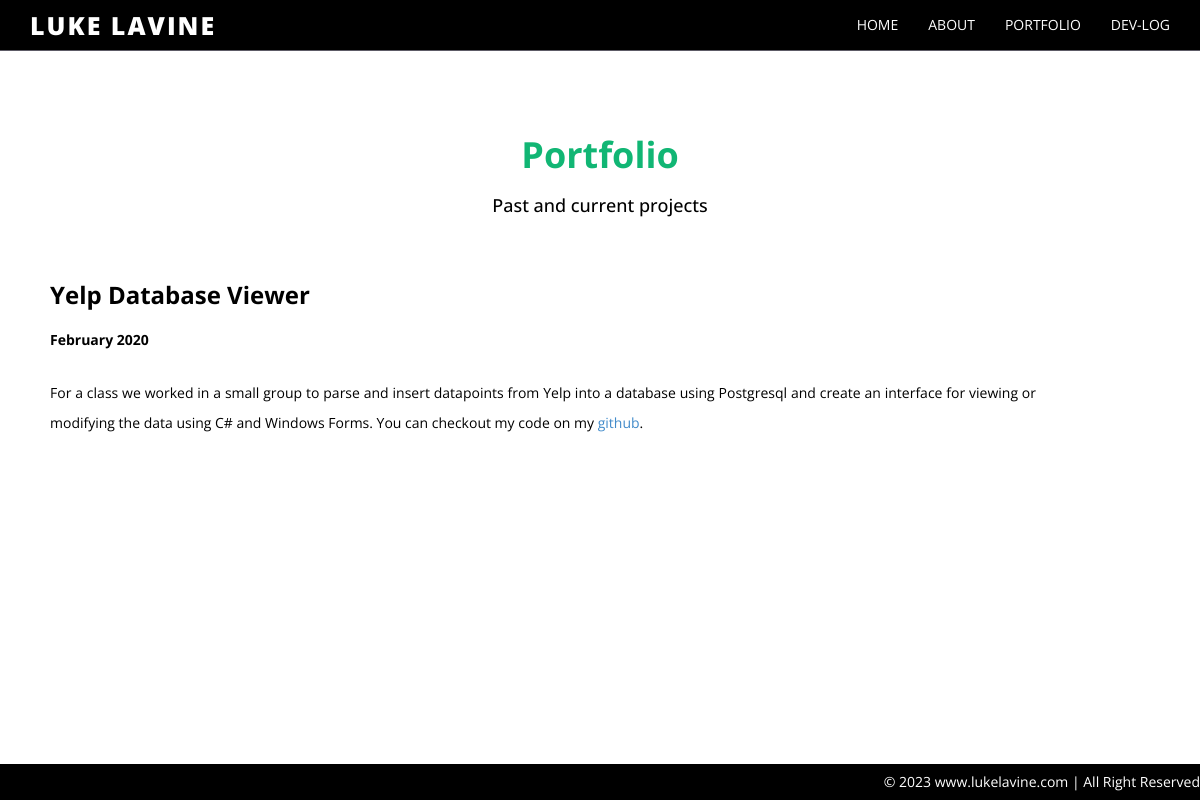
The page /portfolio/5/ on the database its author committed.
### portfolio/models.py (models this page shows)
class PortfolioEntry(models.Model):
	id = models.IntegerField(primary_key=True)
	title = models.CharField(max_length = 100)
	text = models.TextField(blank=True)
	date = models.DateTimeField('date published')
	icon = models.CharField(max_length = 32)

### portfolio/views.py (the view)
# urls.py: path('<int:pk>/', views.detail, name='detail'),
def detail(request, pk):
	entry = PortfolioEntry.objects.get(pk=pk)
	context = {
		"entry": entry
	}
	return render(request, "portfolio_detail.html", context)

### portfolio/templates/portfolio_detail.html (shortened to what this page needs)
{% extends 'home/base.html' %}
{% load static %}
{% block head %}
	<link href="{% static 'blog/blog.css' %}" rel="stylesheet" />
{% endblock %}
{% block content %}
	<div class="container">
		<div class="row main-top-margin text-center">
            <h1>Portfolio</h1>
			<h4>Past and current projects</hr>
        </div>
		<div class="middle-column text-justify">
			<h3> <strong>{{entry.title}} </strong></h3>
			<p> <strong> {{entry.date | date:"F Y"}} </strong></p>
			<p> {{entry.text|safe}} </p>
		</div>
	</div>
{% endblock %}

### home/static/assets/css/style.css (style rules this page uses)
body { font-family:'Open Sans', sans-serif; font-weight: 400; font-size: 14px; color: #000; margin-top: 40px; line-height:16px; }
h1, h2, h3, h4, h5, h6 { font-family:'Open Sans', sans-serif; font-weight: 500; line-height:40px; }
h1 { color:#11B674; font-weight: 700; }
.text-center { text-align: center; }
.main-top-margin { margin-top: 75px; }
a,a:hover { text-decoration:none; }
p { line-height: 30px; margin-bottom: 23px; }
.text-justify { text-align:justify; }

### blog/static/blog/blog.css (style rules this page uses)
.middle-column { width: 90%; padding: 20px; }

### rows shown on the page
PortfolioEntry: title "Yelp Database Viewer", date "February 2020", text "For a class we worked in a small group to parse and insert datapoints from Yelp into a database using Postgresql and create an interface for viewing or modifying the data using C# and Windows Forms. You can checkout my code on my github ."
